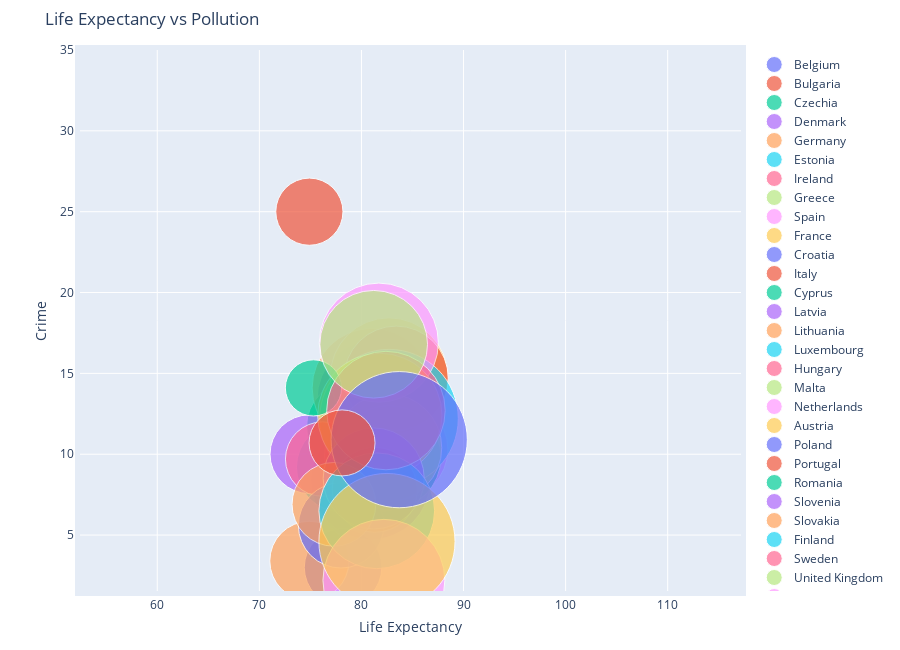

This figure's notebook cell:
### Markdown cell above
### Life Expectancy vs Crime(bubble size = median_income)

### Code cell
figure = bubbleplot(dataset = df, x_column='life_expect', y_column='prct_rpt_crime', 
    bubble_column='country', size_column='median_income', color_column='country',
    x_title="Life Expectancy", y_title="Crime", title='Life Expectancy vs Pollution',
    x_logscale=False, scale_bubble=3, height=650)

iplot(figure, config={'scrollzoom': True})

### Figure 1 — Plotly figure (JSON) as saved in the notebook; plotly's stock layout.template omitted (floating-point values rounded to 4 significant figures)
{"data": [{"marker": {"size": [21335], "sizemode": "area", "sizeref": 2.986}, "mode": "markers", "name": "Belgium", "text": ["Belgium"], "type": "scatter", "x": [81.5], "y": [13.4]}, {"marker": {"size": [6742], "sizemode": "area", "sizeref": 2.986}, "mode": "markers", "name": "Bulgaria", "text": ["Bulgaria"], "type": "scatter", "x": [74.9], "y": [25]}, {"marker": {"size": [12478], "sizemode": "area", "sizeref": 2.986}, "mode": "markers", "name": "Czechia", "text": ["Czechia"], "type": "scatter", "x": [79.1], "y": [11.7]}, {"marker": {"size": [21355], "sizemode": "area", "sizeref": 2.986}, "mode": "markers", "name": "Denmark", "text": ["Denmark"], "type": "scatter", "x": [80.9], "y": [8.4]}, {"marker": {"size": [21152], "sizemode": "area", "sizeref": 2.986}, "mode": "markers", "name": "Germany", "text": ["Germany"], "type": "scatter", "x": [81], "y": [14.1]}, {"marker": {"size": [11867], "sizemode": "area", "sizeref": 2.986}, "mode": "markers", "name": "Estonia", "text": ["Estonia"], "type": "scatter", "x": [78], "y": [9.2]}, {"marker": {"size": [18286], "sizemode": "area", "sizeref": 2.986}, "mode": "markers", "name": "Ireland", "text": ["Ireland"], "type": "scatter", "x": [81.8], "y": [9.9]}, {"marker": {"size": [9048], "sizemode": "area", "sizeref": 2.986}, "mode": "markers", "name": "Greece", "text": ["Greece"], "type": "scatter", "x": [81.5], "y": [11.8]}, {"marker": {"size": [15347], "sizemode": "area", "sizeref": 2.986}, "mode": "markers", "name": "Spain", "text": ["Spain"], "type": "scatter", "x": [83.5], "y": [10.3]}, {"marker": {"size": [20621], "sizemode": "area", "sizeref": 2.986}, "mode": "markers", "name": "France", "text": ["France"], "type": "scatter", "x": [82.7], "y": [14.8]}, {"marker": {"size": [8985], "sizemode": "area", "sizeref": 2.986}, "mode": "markers", "name": "Croatia", "text": ["Croatia"], "type": "scatter", "x": [78.2], "y": [3]}, {"marker": {"size": [16237], "sizemode": "area", "sizeref": 2.986}, "mode": "markers", "name": "Italy", "text": ["Italy"], "type": "scatter", "x": [83.4], "y": [14.7]}, {"marker": {"size": [16173], "sizemode": "area", "sizeref": 2.986}, "mode": "markers", "name": "Cyprus", "text": ["Cyprus"], "type": "scatter", "x": [82.7], "y": [9.8]}, {"marker": {"size": [9257], "sizemode": "area", "sizeref": 2.986}, "mode": "markers", "name": "Latvia", "text": ["Latvia"], "type": "scatter", "x": [74.9], "y": [10]}, {"marker": {"size": [9364], "sizemode": "area", "sizeref": 2.986}, "mode": "markers", "name": "Lithuania", "text": ["Lithuania"], "type": "scatter", "x": [74.9], "y": [3.4]}, {"marker": {"size": [28663], "sizemode": "area", "sizeref": 2.986}, "mode": "markers", "name": "Luxembourg", "text": ["Luxembourg"], "type": "scatter", "x": [82.7], "y": [12.2]}, {"marker": {"size": [8267], "sizemode": "area", "sizeref": 2.986}, "mode": "markers", "name": "Hungary", "text": ["Hungary"], "type": "scatter", "x": [76.2], "y": [9.7]}, {"marker": {"size": [17264], "sizemode": "area", "sizeref": 2.986}, "mode": "markers", "name": "Malta", "text": ["Malta"], "type": "scatter", "x": [82.6], "y": [10.4]}, {"marker": {"size": [21189], "sizemode": "area", "sizeref": 2.986}, "mode": "markers", "name": "Netherlands", "text": ["Netherlands"], "type": "scatter", "x": [81.7], "y": [16.9]}, {"marker": {"size": [23071], "sizemode": "area", "sizeref": 2.986}, "mode": "markers", "name": "Austria", "text": ["Austria"], "type": "scatter", "x": [81.8], "y": [12.4]}, {"marker": {"size": [10865], "sizemode": "area", "sizeref": 2.986}, "mode": "markers", "name": "Poland", "text": ["Poland"], "type": "scatter", "x": [78], "y": [5.6]}, {"marker": {"size": [10805], "sizemode": "area", "sizeref": 2.986}, "mode": "markers", "name": "Portugal", "text": ["Portugal"], "type": "scatter", "x": [81.3], "y": [7.8]}, {"marker": {"size": [4724], "sizemode": "area", "sizeref": 2.986}, "mode": "markers", "name": "Romania", "text": ["Romania"], "type": "scatter", "x": [75.3], "y": [14.1]}, {"marker": {"size": [15250], "sizemode": "area", "sizeref": 2.986}, "mode": "markers", "name": "Slovenia", "text": ["Slovenia"], "type": "scatter", "x": [81.2], "y": [8.5]}, {"marker": {"size": [10466], "sizemode": "area", "sizeref": 2.986}, "mode": "markers", "name": "Slovakia", "text": ["Slovakia"], "type": "scatter", "x": [77.3], "y": [6.9]}, {"marker": {"size": [19997], "sizemode": "area", "sizeref": 2.986}, "mode": "markers", "name": "Finland", "text": ["Finland"], "type": "scatter", "x": [81.5], "y": [6.5]}, {"marker": {"size": [20955], "sizemode": "area", "sizeref": 2.986}, "mode": "markers", "name": "Sweden", "text": ["Sweden"], "type": "scatter", "x": [82.4], "y": [12.7]}, {"marker": {"size": [17296], "sizemode": "area", "sizeref": 2.986}, "mode": "markers", "name": "United Kingdom", "text": ["United Kingdom"], "type": "scatter", "x": [81.2], "y": [16.8]}, {"marker": {"size": [22193], "sizemode": "area", "sizeref": 2.986}, "mode": "markers", "name": "Iceland", "text": ["Iceland"], "type": "scatter", "x": [82.2], "y": [2.2]}, {"marker": {"size": [27670], "sizemode": "area", "sizeref": 2.986}, "mode": "markers", "name": "Norway", "text": ["Norway"], "type": "scatter", "x": [82.5], "y": [4.6]}, {"marker": {"size": [27692], "sizemode": "area", "sizeref": 2.986}, "mode": "markers", "name": "Switzerland", "text": ["Switzerland"], "type": "scatter", "x": [83.7], "y": [10.9]}, {"marker": {"size": [6501], "sizemode": "area", "sizeref": 2.986}, "mode": "markers", "name": "Turkey", "text": ["Turkey"], "type": "scatter", "x": [78.1], "y": [10.7]}], "layout": {"height": 650, "hovermode": "closest", "margin": {"b": 50, "pad": 5, "t": 50}, "showlegend": true, "title": {"text": "Life Expectancy vs Pollution"}, "xaxis": {"autorange": false, "range": [52.43, 117.2], "title": {"text": "Life Expectancy"}}, "yaxis": {"autorange": false, "range": [1.54, 35], "title": {"text": "Crime"}}}}
